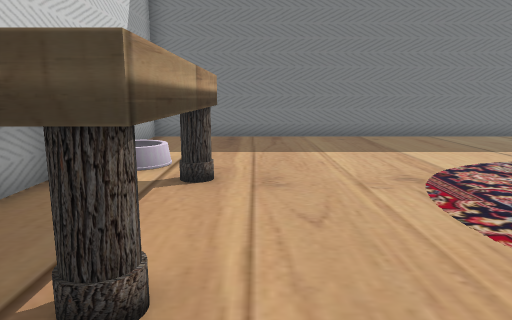
view 1 (above)

14 first-person views from a walk through a scene from a Unity 3-D project. The camera is 1.5 m above the floor, tilts 10° down and sees 70° across. The floor is counted in squares, 1 m on a side. Each view is taken from the middle of a square. On the plan, view 1 faces up. The plan holds only what a view shows up to about 16 squares ahead; the rest is blank.

view 2
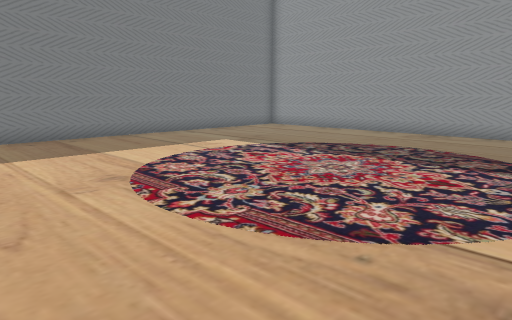

view 3
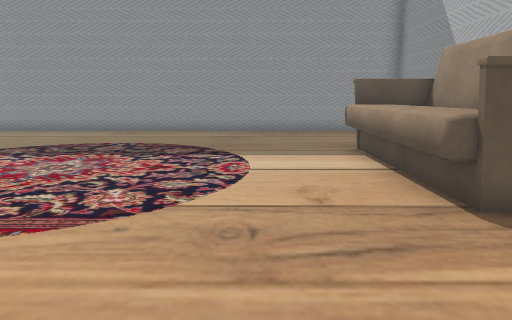

view 4
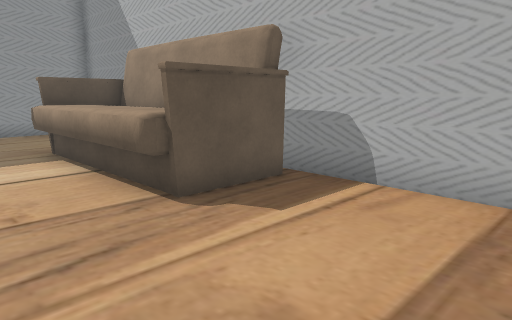

view 5
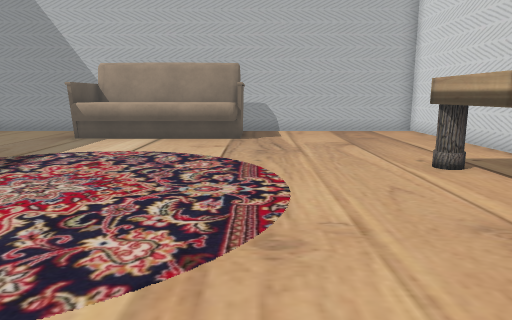

view 6
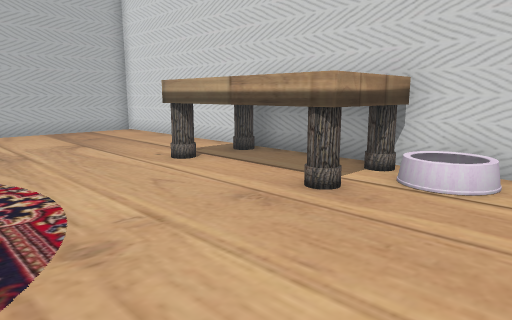

view 7
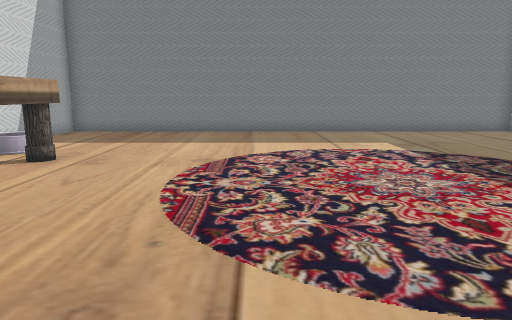

view 8
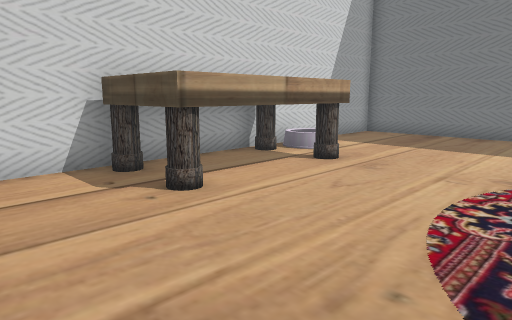

view 9
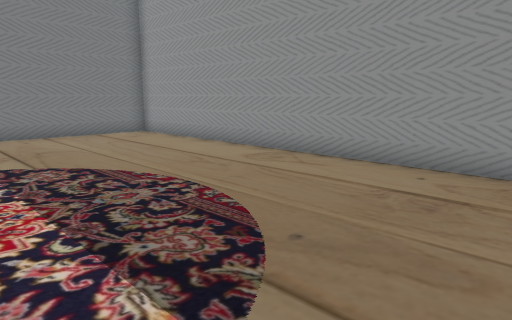

view 10
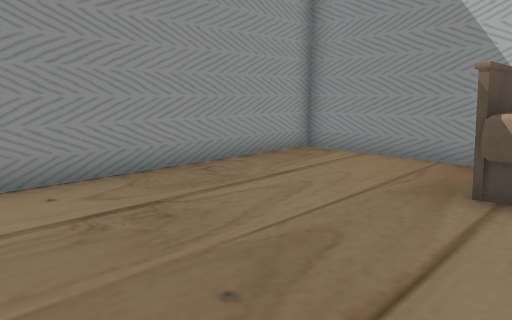

view 11
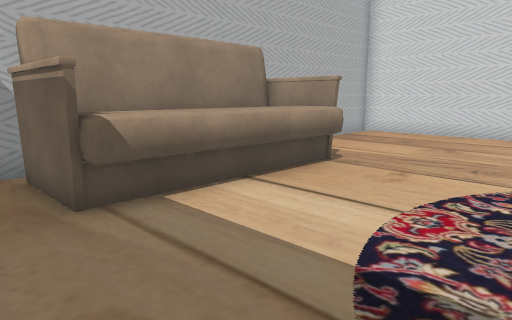

view 12
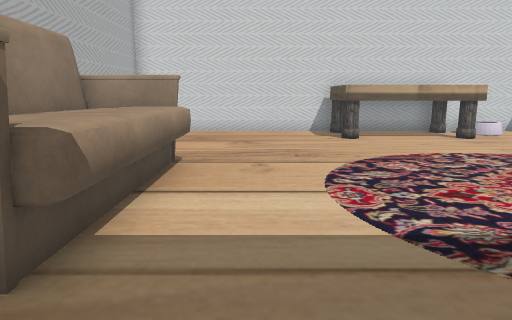

view 13
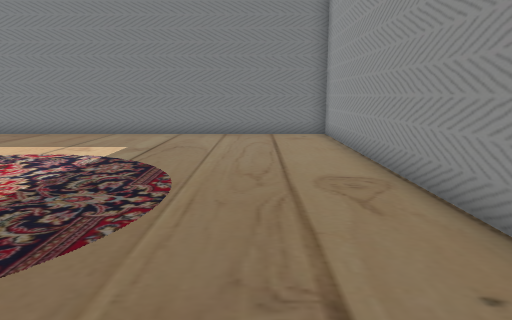

view 14
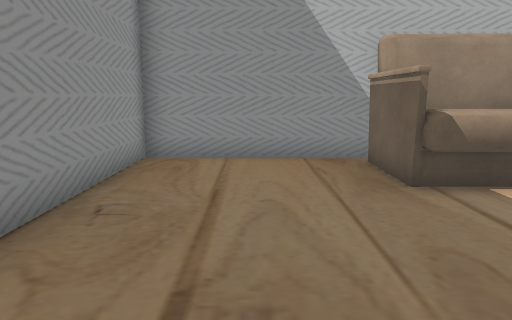

### Floor plan
Key: @ floor where view 1 was taken; # wall or solid block; . floor; T table; O other object.
Columns run from 4 left of view 1 to 15 right of it. Each row starts with its distance up from view 1.
 14 ####################
 13 #..................#
 12 #..................#
 11 #..................#
 10 #..................#
  9 #..................#
  8 # O................#
  7 #TTT...............#
  6 #T T...............#
  5 #  T...............#
  4 #  T...............#
  3 #T T...............#
  2 #TTT...............#
  1 #..................#
  0 #...@..............#
 -1 #..................#
 -2 #..................#
 -3 #.......OOOOOO.....#
 -4 #.......OOOOOO.....#
 -5 #.......OOOOOO.....#
 -6 #########    #######

Positions as (right, up) in squares from view 1, and headings:
1: (0, 0), facing up
2: (0, 0), facing up-right
3: (-1, 0), facing right
4: (-1, 0), facing down-right
5: (3, 10), facing down
6: (4, 10), facing down-left
7: (4, -2), facing up
8: (4, -1), facing up-left
9: (7, -1), facing up-right
10: (8, 3), facing down-right
11: (11, 2), facing down-left
12: (12, -1), facing left
13: (12, -1), facing up
14: (12, 3), facing down
